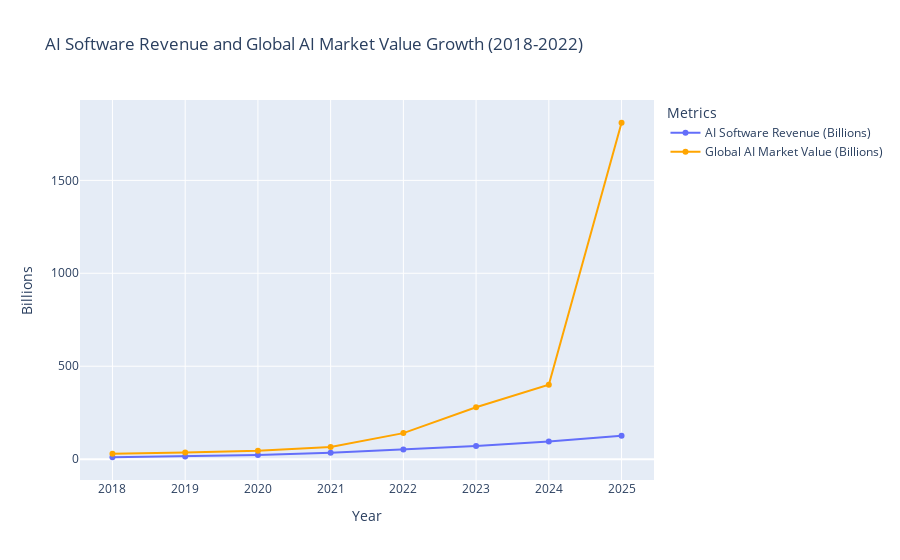

The cell this chart's notebook holds for it:
### Code cell
# Create a figure
fig = go.Figure()

# Add AI Software Revenue trace
fig.add_trace(go.Scatter(x=df['Year'], y=df['AI Software Revenue(in Billions)'],
                         mode='lines+markers',
                         name='AI Software Revenue (Billions)'))

# Add Global AI Market Value trace
fig.add_trace(go.Scatter(x=df['Year'], y=df['Global AI Market Value(in Billions)'],
                         mode='lines+markers',
                         name='Global AI Market Value (Billions)',
                         line=dict(color='orange')))

# Update the layout
fig.update_layout(title='AI Software Revenue and Global AI Market Value Growth (2018-2022)',
                  xaxis_title='Year',
                  yaxis_title='Billions',
                  legend_title='Metrics')

# Show the figure
fig.show()

### Figure 1 — Plotly figure (JSON) as saved in the notebook; plotly's stock layout.template omitted (floating-point values rounded to 4 significant figures)
{"data": [{"mode": "lines+markers", "name": "AI Software Revenue (Billions)", "type": "scatter", "x": [2018, 2019, 2020, 2021, 2022, 2023, 2024, 2025], "y": [10.1, 14.69, 22.59, 34.87, 51.27, 70.94, 94.41, 126]}, {"line": {"color": "orange"}, "mode": "lines+markers", "name": "Global AI Market Value (Billions)", "type": "scatter", "x": [2018, 2019, 2020, 2021, 2022, 2023, 2024, 2025], "y": [29.5, 35, 45, 65, 140, 279, 400, 1810]}], "layout": {"legend": {"title": {"text": "Metrics"}}, "title": {"text": "AI Software Revenue and Global AI Market Value Growth (2018-2022)"}, "xaxis": {"title": {"text": "Year"}}, "yaxis": {"title": {"text": "Billions"}}}}
